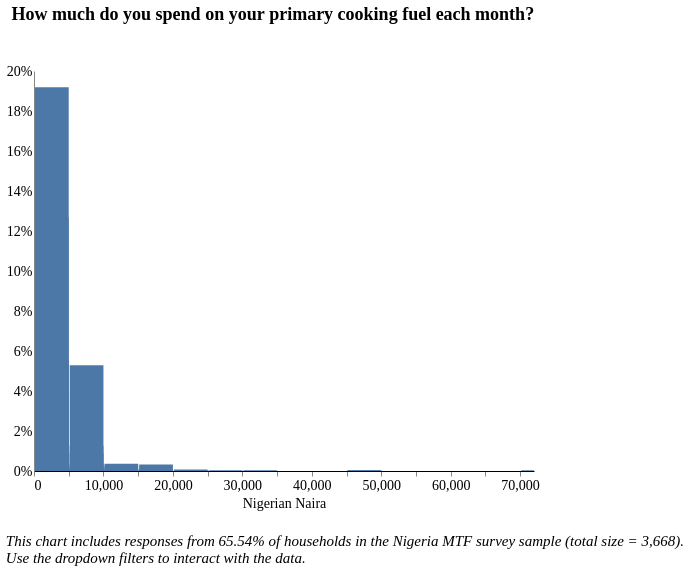

Express this chart as Vega-Lite.
### Vega-Lite specification from a JSON file in a GitHub repository (floating-point values rounded to 4 significant figures; data arrays with more than 128 entries replaced by an {"elided": "..."} marker saying what was removed)
{"width": 800, "height": 400, "config": {"title": {"fontSize": 18, "font": "Times New Roman", "anchor": "center", "fontColor": "#000000"}, "axisX": {"domain": true, "domainColor": "#000000", "grid": false, "labelFont": "Times New Roman", "labelFontSize": 14, "titleFont": "Times New Roman", "titleFontSize": 14, "titleFontWeight": "normal", "title": "X Axis Title (units)"}, "axisY": {"domain": true, "grid": false, "gridColor": "#DEDDDD", "gridWidth": 1, "labelFont": "Times New Roman", "labelFontSize": 14, "labelAngle": 0, "ticks": false, "titleFont": "Times New Roman", "titleFontSize": 14, "titleFontWeight": "normal", "titlePadding": 10, "title": "Y Axis Title (units)"}, "range": {"category": ["#2980B9", "#003366", "#FFAE19", "#D68910", "#E67E22", "#D35400", "#FF4500", "#FF6162", "#438B28", "#45B39D", "#99ADC1", "#212F3C"]}, "legend": {"labelFont": "Times New Roman", "labelFontSize": 14, "symbolType": "square", "symbolSize": 100, "titleFont": "Times New Roman", "titleFontSize": 14, "titleFontWeight": "normal", "title": "Legend", "orient": "right", "offset": 0}, "tooltip": {"font": "Open Sans"}, "view": {"stroke": "transparent", "text": {"font": "Times New Roman", "color": ["#2980B9", "#003366", "#FFAE19", "#D68910", "#E67E22", "#D35400", "#FF4500", "#FF6162", "#438B28", "#45B39D", "#99ADC1", "#212F3C"], "fontSize": 14, "align": "right", "fontWeight": 400, "size": 14}, "bar": {"size": 40, "binSpacing": 1, "continuousBandSize": 30, "discreteBandSize": 30, "fill": ["#2980B9", "#003366", "#FFAE19", "#D68910", "#E67E22", "#D35400", "#FF4500", "#FF6162", "#438B28", "#45B39D", "#99ADC1", "#212F3C"], "stroke": false}}}, "concat": [{"mark": "bar", "encoding": {"tooltip": [{"field": "i36a", "title": "Response (Binned)", "type": "quantitative"}, {"aggregate": "sum", "field": "pct", "format": ".2%", "title": "Percentage", "type": "quantitative"}], "x": {"axis": {"title": "Nigerian Naira"}, "bin": {"extent": [1, 72000], "step": 5000}, "field": "i36a", "scale": {"clamp": true, "domain": [0, 72000]}, "type": "quantitative"}, "y": {"aggregate": "sum", "axis": {"format": "%"}, "field": "pct", "title": "", "type": "quantitative"}}, "height": 400, "selection": {"selector008": {"type": "single", "fields": ["stove"], "bind": {"input": "select", "options": [null, "3-Stone/Open Fire Stove", "Manufactured Stove Traditional", "Koresone Stove", "LPG/Natural Gas Stove", "Electric Stove"], "labels": ["All Stove Types", "3-Stone/Open Fire Stove", "Manufactured Stove Traditional", "Koresone Stove", "LPG/Natural Gas Stove", "Electric Stove"], "name": "Stove Type  "}}, "selector007": {"type": "single", "fields": ["i19a"], "bind": {"input": "select", "options": [null, "Wood purchased", "Wood collected", "Charcoal", "Kerosene", "Crop Residue/Plant Biomass", "LPG/cooking gas", "Garbage", "Electric", "Piped Natural Gas", "Charcoal Briquettes", "Coal Briquette", "Biomass Briquette", "Coal/lignite", "Other, specify"], "labels": ["All Fuel Types", "Wood purchased", "Wood collected", "Charcoal", "Kerosene", "Crop Residue/Plant Biomass", "LPG/cooking gas", "Garbage", "Electric", "Piped Natural Gas", "Charcoal Briquettes", "Coal Briquette", "Biomass Briquette", "Coal/lignite", "Other"], "name": "Fuel Type  "}}, "selector009": {"type": "single", "fields": ["locality"], "bind": {"input": "select", "options": [null, 0, 1], "labels": ["National", "Urban", "Rural"], "name": "Locality Breakdown  "}}, "selector010": {"type": "single", "fields": ["elc_aggr_tier"], "bind": {"input": "select", "options": [null, "Tier 0", "Tier 1", "Tier 2", "Tier 3", "Tier 4", "Tier 5"], "labels": ["All Tiers", "Tier 0", "Tier 1", "Tier 2", "Tier 3", "Tier 4", "Tier 5"], "name": "Electricity Tiers  "}}}, "title": {"text": ["How much do you spend on your primary cooking fuel each month?"], "color": "black", "subtitleColor": "black", "offset": 40}, "transform": [{"joinaggregate": [{"op": "count", "field": "*", "as": "total"}]}, {"calculate": "1 / datum.total", "as": "pct"}, {"bin": {"maxbins": 20}, "field": "m", "as": "mbin"}, {"filter": {"selection": "selector008"}}, {"filter": {"selection": "selector007"}}, {"filter": {"selection": "selector009"}}, {"filter": {"selection": "selector010"}}], "width": 500}], "data": {"name": "data-0b772f76d3fa4cd70df902e369e58f50"}, "title": {"text": ["", "", "This chart includes responses from 65.54% of households in the Nigeria MTF survey sample (total size = 3,668).", "Use the dropdown filters to interact with the data."], "anchor": "start", "baseline": "bottom", "font": "Times New Roman", "fontSize": 15, "fontStyle": "italic", "fontWeight": "normal", "orient": "bottom"}, "$schema": "https://vega.github.io/schema/vega-lite/v4.17.0.json", "datasets": {"data-0b772f76d3fa4cd70df902e369e58f50": {"elided": "2778 records"}}}
